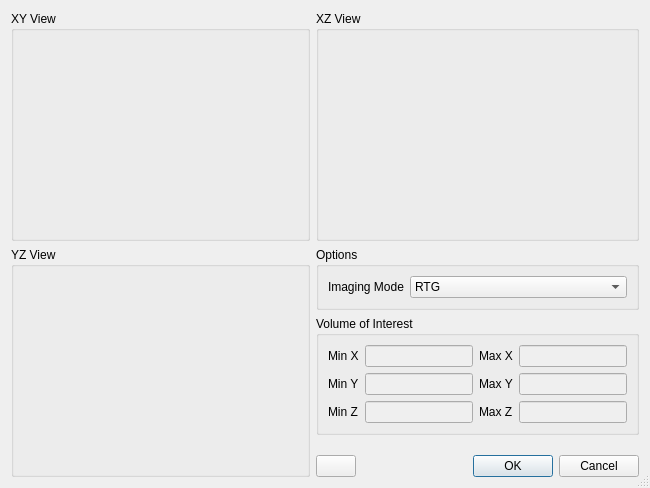
<?xml version="1.0" encoding="UTF-8"?>
<ui version="4.0">
 <class>CVolumeLimiterDialog</class>
 <widget class="QDialog" name="CVolumeLimiterDialog">
  <property name="geometry">
   <rect>
    <x>0</x>
    <y>0</y>
    <width>650</width>
    <height>486</height>
   </rect>
  </property>
  <property name="sizePolicy">
   <sizepolicy hsizetype="MinimumExpanding" vsizetype="MinimumExpanding">
    <horstretch>0</horstretch>
    <verstretch>0</verstretch>
   </sizepolicy>
  </property>
  <property name="windowTitle">
   <string>Please, select volume of your interest...</string>
  </property>
  <property name="sizeGripEnabled">
   <bool>true</bool>
  </property>
  <layout class="QGridLayout" name="gridLayout_2">
   <item row="0" column="0">
    <layout class="QGridLayout" name="gridLayout">
     <item row="0" column="0">
      <widget class="QGroupBox" name="groupBoxXY">
       <property name="minimumSize">
        <size>
         <width>260</width>
         <height>230</height>
        </size>
       </property>
       <property name="title">
        <string>XY View</string>
       </property>
      </widget>
     </item>
     <item row="0" column="1">
      <widget class="QGroupBox" name="groupBoxXZ">
       <property name="sizePolicy">
        <sizepolicy hsizetype="MinimumExpanding" vsizetype="MinimumExpanding">
         <horstretch>0</horstretch>
         <verstretch>0</verstretch>
        </sizepolicy>
       </property>
       <property name="minimumSize">
        <size>
         <width>260</width>
         <height>230</height>
        </size>
       </property>
       <property name="title">
        <string>XZ View</string>
       </property>
      </widget>
     </item>
     <item row="1" column="0">
      <widget class="QGroupBox" name="groupBoxYZ">
       <property name="sizePolicy">
        <sizepolicy hsizetype="MinimumExpanding" vsizetype="MinimumExpanding">
         <horstretch>0</horstretch>
         <verstretch>0</verstretch>
        </sizepolicy>
       </property>
       <property name="minimumSize">
        <size>
         <width>260</width>
         <height>230</height>
        </size>
       </property>
       <property name="title">
        <string>YZ View</string>
       </property>
      </widget>
     </item>
     <item row="1" column="1">
      <layout class="QVBoxLayout" name="verticalLayout">
       <item>
        <widget class="QGroupBox" name="groupBox">
         <property name="title">
          <string>Options</string>
         </property>
         <layout class="QFormLayout" name="formLayout">
          <item row="0" column="0">
           <widget class="QLabel" name="label">
            <property name="text">
             <string>Imaging Mode</string>
            </property>
           </widget>
          </item>
          <item row="0" column="1">
           <widget class="QComboBox" name="comboBoxMode">
            <property name="toolTip">
             <string>Mode of imaging</string>
            </property>
            <property name="statusTip">
             <string>Selects mode of imaging.</string>
            </property>
            <item>
             <property name="text">
              <string>RTG</string>
             </property>
            </item>
            <item>
             <property name="text">
              <string>MIP</string>
             </property>
            </item>
           </widget>
          </item>
         </layout>
        </widget>
       </item>
       <item>
        <widget class="QGroupBox" name="groupBox_2">
         <property name="title">
          <string>Volume of Interest</string>
         </property>
         <layout class="QHBoxLayout" name="horizontalLayout">
          <item>
           <layout class="QFormLayout" name="formLayout_2">
            <item row="0" column="0">
             <widget class="QLabel" name="label_2">
              <property name="text">
               <string>Min X</string>
              </property>
             </widget>
            </item>
            <item row="0" column="1">
             <widget class="QLineEdit" name="editMinX">
              <property name="enabled">
               <bool>false</bool>
              </property>
              <property name="toolTip">
               <string>Volume of interest</string>
              </property>
              <property name="readOnly">
               <bool>true</bool>
              </property>
             </widget>
            </item>
            <item row="1" column="0">
             <widget class="QLabel" name="label_3">
              <property name="text">
               <string>Min Y</string>
              </property>
             </widget>
            </item>
            <item row="1" column="1">
             <widget class="QLineEdit" name="editMinY">
              <property name="enabled">
               <bool>false</bool>
              </property>
              <property name="toolTip">
               <string>Volume of interest</string>
              </property>
              <property name="readOnly">
               <bool>true</bool>
              </property>
             </widget>
            </item>
            <item row="2" column="0">
             <widget class="QLabel" name="label_4">
              <property name="text">
               <string>Min Z</string>
              </property>
             </widget>
            </item>
            <item row="2" column="1">
             <widget class="QLineEdit" name="editMinZ">
              <property name="enabled">
               <bool>false</bool>
              </property>
              <property name="toolTip">
               <string>Volume of interest</string>
              </property>
              <property name="readOnly">
               <bool>true</bool>
              </property>
             </widget>
            </item>
           </layout>
          </item>
          <item>
           <layout class="QFormLayout" name="formLayout_3">
            <item row="0" column="0">
             <widget class="QLabel" name="label_5">
              <property name="text">
               <string>Max X</string>
              </property>
             </widget>
            </item>
            <item row="0" column="1">
             <widget class="QLineEdit" name="editMaxX">
              <property name="enabled">
               <bool>false</bool>
              </property>
              <property name="toolTip">
               <string>Volume of interest</string>
              </property>
              <property name="readOnly">
               <bool>true</bool>
              </property>
             </widget>
            </item>
            <item row="1" column="0">
             <widget class="QLabel" name="label_6">
              <property name="text">
               <string>Max Y</string>
              </property>
             </widget>
            </item>
            <item row="1" column="1">
             <widget class="QLineEdit" name="editMaxY">
              <property name="enabled">
               <bool>false</bool>
              </property>
              <property name="toolTip">
               <string>Volume of interest</string>
              </property>
              <property name="readOnly">
               <bool>true</bool>
              </property>
             </widget>
            </item>
            <item row="2" column="0">
             <widget class="QLabel" name="label_7">
              <property name="text">
               <string>Max Z</string>
              </property>
             </widget>
            </item>
            <item row="2" column="1">
             <widget class="QLineEdit" name="editMaxZ">
              <property name="enabled">
               <bool>false</bool>
              </property>
              <property name="toolTip">
               <string>Volume of interest</string>
              </property>
              <property name="readOnly">
               <bool>true</bool>
              </property>
             </widget>
            </item>
           </layout>
          </item>
         </layout>
        </widget>
       </item>
       <item>
        <spacer name="verticalSpacer">
         <property name="orientation">
          <enum>Qt::Vertical</enum>
         </property>
         <property name="sizeHint" stdset="0">
          <size>
           <width>27</width>
           <height>13</height>
          </size>
         </property>
        </spacer>
       </item>
       <item>
        <layout class="QHBoxLayout" name="horizontalLayout_2">
         <item>
          <widget class="QPushButton" name="buttonResetZoom">
           <property name="toolTip">
            <string>Resets window zoom.</string>
           </property>
           <property name="statusTip">
            <string>Resets window zoom.</string>
           </property>
           <property name="text">
            <string/>
           </property>
           <property name="icon">
            <iconset resource="../resources.qrc">
             <normaloff>:/icons/magnifier.png</normaloff>:/icons/magnifier.png</iconset>
           </property>
          </widget>
         </item>
         <item>
          <spacer name="horizontalSpacer">
           <property name="orientation">
            <enum>Qt::Horizontal</enum>
           </property>
           <property name="sizeHint" stdset="0">
            <size>
             <width>38</width>
             <height>20</height>
            </size>
           </property>
          </spacer>
         </item>
         <item>
          <widget class="QDialogButtonBox" name="buttonBox">
           <property name="orientation">
            <enum>Qt::Horizontal</enum>
           </property>
           <property name="standardButtons">
            <set>QDialogButtonBox::Cancel|QDialogButtonBox::Ok</set>
           </property>
          </widget>
         </item>
        </layout>
       </item>
      </layout>
     </item>
    </layout>
   </item>
  </layout>
 </widget>
 <resources>
  <include location="../resources.qrc"/>
 </resources>
 <connections>
  <connection>
   <sender>buttonBox</sender>
   <signal>accepted()</signal>
   <receiver>CVolumeLimiterDialog</receiver>
   <slot>accept()</slot>
   <hints>
    <hint type="sourcelabel">
     <x>248</x>
     <y>254</y>
    </hint>
    <hint type="destinationlabel">
     <x>157</x>
     <y>274</y>
    </hint>
   </hints>
  </connection>
  <connection>
   <sender>buttonBox</sender>
   <signal>rejected()</signal>
   <receiver>CVolumeLimiterDialog</receiver>
   <slot>reject()</slot>
   <hints>
    <hint type="sourcelabel">
     <x>316</x>
     <y>260</y>
    </hint>
    <hint type="destinationlabel">
     <x>286</x>
     <y>274</y>
    </hint>
   </hints>
  </connection>
 </connections>
</ui>
